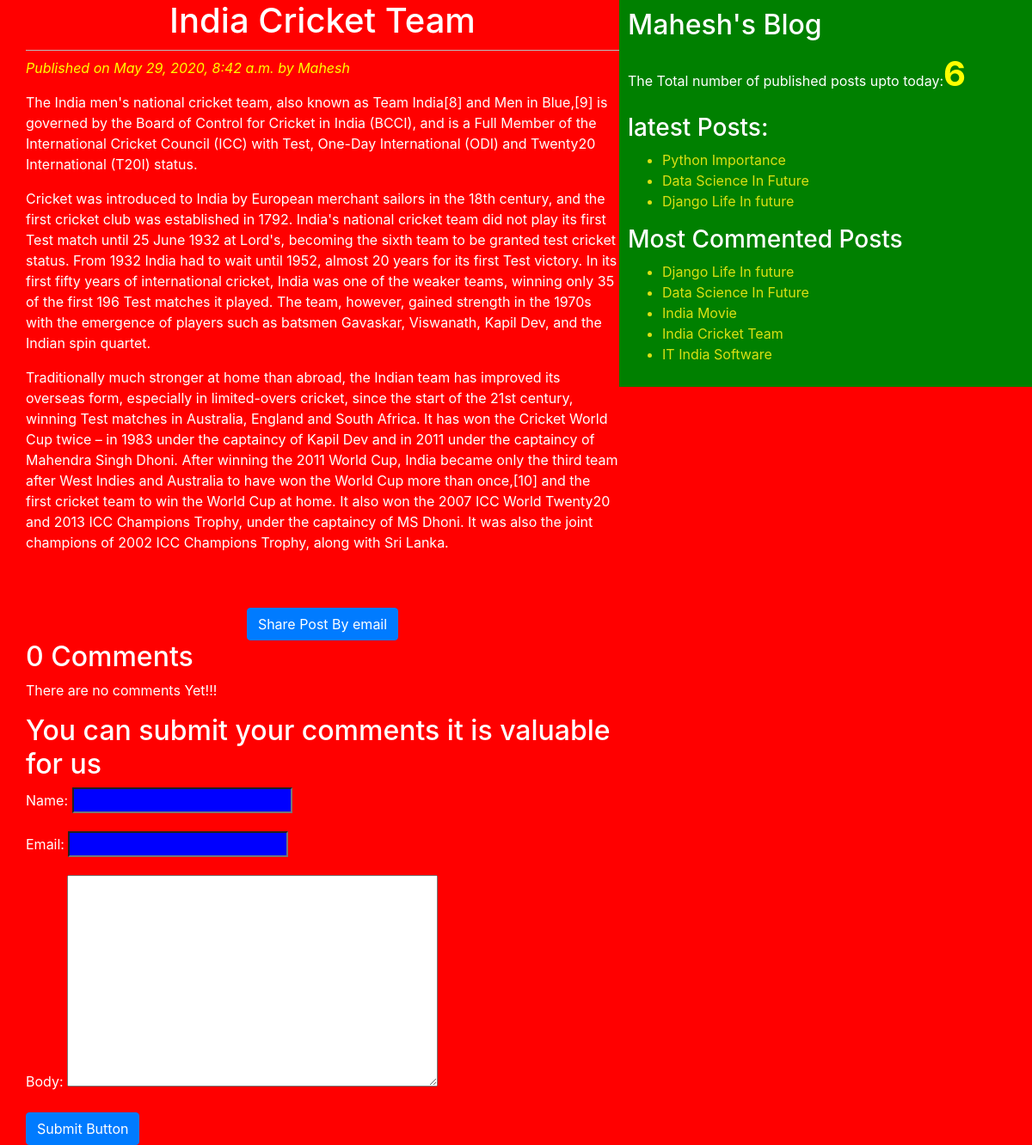
Screenshot of /2020/05/29/india-cricket-team/ with the database file from the repository.
### blog/models.py (models this page shows, shortened)
class Post(models.Model):
    STATUS_CHOICES=(('draft','Draft'),('published','Published'))
    title=models.CharField(max_length=256)
    slug=models.SlugField(max_length=264,unique_for_date='publish')
    author=models.ForeignKey(User,related_name='blog_posts',on_delete=models.DO_NOTHING)
    body=models.TextField()
    publish=models.DateTimeField(default=timezone.now)
    created=models.DateTimeField(auto_now_add=True)
    updated=models.DateTimeField(auto_now=True)
    status=models.CharField(max_length=10, choices=STATUS_CHOICES,default='draft')
    objects=Custommanager()
    tags=TaggableManager()
    class Meta:
        ordering=('-publish',)
    def get_absolute_url(self):
        return reverse('post_detail',args=[self.publish.year,self.publish.strftime('%m'),self.publish.strftime('%d'),self.slug])

### blog/views.py (the view)
# urls.py: url(r'^(?P<year>\d{4})/(?P<month>\d{2})/(?P<day>\d{2})/(?P<post>[-\w]+)/$',views.post_details_view,name='post_detail'),
def post_details_view(request,year,month,day,post):
    post=get_object_or_404(Post,slug=post,status='published',publish__year=year,publish__month=month,publish__day=day)
    comments=post.comments.filter(active=True)
    csubmit=False
    if request.method=='POST':
        form=CommentForm(request.POST)
        if form.is_valid():
            new_comment=form.save(commit=False)
            new_comment.post=post
            new_comment.save()
            csubmit=True
    else:
        form=CommentForm()
    return render(request,'blog/post_detail.html',{'post':post,'form':form,'csubmit':csubmit,'comments':comments})

### blog/forms.py
class CommentForm(forms.ModelForm):
    class Meta:
        model=Comment
        fields=['name','email','body']

### blog/models.py (called while the page is built)
    def get_queryset(self):
        return super().get_queryset().filter(status='published')

### blog/templatetags/blog_tags.py (called while the page is built)
@register.simple_tag(name='my_tag')
def total_posts():
    return Post.objects.count()

@register.inclusion_tag('blog/latest_posts123.html')
def show_latest_posts():
    latest_posts=Post.objects.order_by('-publish')[:3]
    return {'latest_posts':latest_posts}

@register.simple_tag
def get_most_commented_posts(count=5):
    return Post.objects.annotate(total_comments=Count('comments')).order_by('-total_comments')[:count]

### templates/blog/post_detail.html (shortened to what this page needs)
<!DOCTYPE html>
{%extends "blog/base.html"%}
{%block content%}
<h1>{{post.title}}</h1>
<p id='date'>Published on {{post.publish}} by {{post.author|title}}</p>
{{post.body|linebreaks}}<br><br>
<div class="container" align='center'>
  <a href="/{{post.id}}/share" class=" btn btn-primary">Share Post By email</a>
</div>
{%with comments.count as comments_count%}
<h2>{{comments_count}} Comment{{comments_count|pluralize}}</h2>
{%endwith%}
{%if comments%}
{%for comment in comments%}
<p id='ch'>Comment {{forloop.counter}} by {{comment.name}} on {{comment.created}}</p>
<div class="cb">{{comment.body|linebreaks}}</div>
{%endfor%}
{%else%}
<p>There are no comments Yet!!!</p>
{%endif%}
{%if csubmit%}
<h2>Your comment added successfully</h2>
{%else%}
<h2>You can submit your comments it is valuable for us</h2>
<form method="post">
  {{form.as_p}}
  <input type="submit" class="btn btn-primary"  value="Submit Button">
</form>
  {%endif%}
{%endblock%}

### templates/blog/base.html (shortened to what this page needs)
<!DOCTYPE html>
{%load blog_tags%}
{%load static%}
<html lang="en" dir="ltr">
  <head>
    <link rel="stylesheet" href="https://stackpath.bootstrapcdn.com/bootstrap/4.5.0/css/bootstrap.min.css">
        <link rel="stylesheet" href="{%static 'css/blog.css'%}">
  </head>
  <body>
   <div class="content">
     {%block content%}{%endblock%}
   </div>
   <div class="sidebar">
     <h2>Mahesh's Blog</h2>
     <p>The Total number of published posts upto today:<span id='pcount'>{%my_tag%}</span></p>
<h3>latest Posts:</h3>{%show_latest_posts%}
<h3>Most Commented Posts</h3>
{%get_most_commented_posts as most_commented_posts%}
<ul>
{%for post in most_commented_posts%}
  <a href="{{post.get_absolute_url}}"><li>{{post.title}}</li></a>
  {%endfor%}
</ul>
   </div>
  </body>
</html>

### templates/blog/latest_posts123.html
<ul>
  {%for post in latest_posts %}
  <a href="{{post.get_absolute_url}}"><li>{{post.title}}</li></a>
  {%endfor%}
</ul>

### static/css/blog.css (style rules this page uses)
.content { width: 60%; float: left; padding: 0 0 0 30px; background: red; height: 100%; }
.sidebar { width:40%; float: right; padding: 10px; background: green; height:100%; }
h1 { text-align: center; border-bottom: 1px solid #bbb; padding-bottom: 10px; }
body { color: white; background: red; }
#date { color:yellow; font-style: italic; }
a { color: #dae014; }
input { background: blue; color:white; }
#pcount { font-size: 40px; color:yellow; font-weight: bold; }

### rows the page displays
Post: title "India Cricket Team", publish "May 29, 2020, 8:42 a.m.", author "Mahesh", body "The India men's national cricket team, also known as Team India[8] and Men in Blue,[9] is governed by the Board of Control for Cricket in India (BCCI), and is a Full Member of the International Cricket Council (ICC) with Test, One-Day International (ODI) and Twenty20 International (T20I) status. Cricket was introduced to India by European merchant sailors in the 18th century, and the first cricket club was established in 1792. India's national cricket team did not play its first Test match until 25 June 1932 at Lord's, becoming the sixth team to be granted test cricket status. From 1932 India had to wait until 1952, almost 20 years for its first Test victory. In its first fifty years of…"
Post: title "Python Importance"
Post: title "Data Science In Future"
Post: title "Django Life In future"
Post: title "India Movie"
Post: title "IT India Software"

### other values shown
{{ comments_count }} "0"
